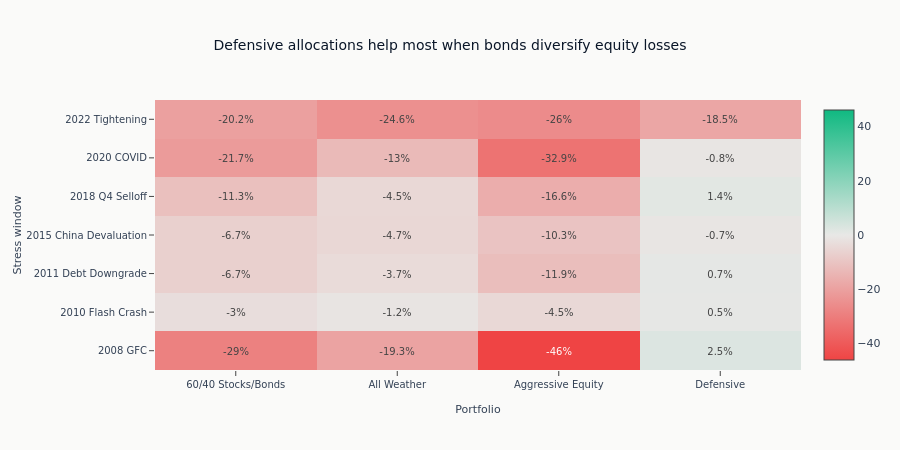

Here is the notebook cell this chart was saved with:
### Markdown cell above
Comparing allocations across the same crisis windows highlights the tradeoff between protection
and participation. Defensive mixes lose less in equity crashes, but they are not uniformly best
once the stress comes from rates instead of growth.

### Code cell
# Heatmap of stress performance
fig = go.Figure(
    data=go.Heatmap(
        z=pivot_return.select(portfolio_order).to_numpy(),
        x=portfolio_order,
        y=pivot_return["Period"].to_list(),
        colorscale=ml4t_diverging(),
        zmid=0,
        text=np.round(pivot_return.select(portfolio_order).to_numpy(), 1),
        texttemplate="%{text}%",
        textfont={"size": 10},
    )
)

fig.update_layout(
    title="Defensive allocations help most when bonds diversify equity losses",
    height=450,
    xaxis_title="Portfolio",
    yaxis_title="Stress window",
    margin={"l": 155},
)
fig.update_yaxes(
    tickmode="array",
    tickvals=list(STRESS_PLOT_LABELS),
    ticktext=list(STRESS_PLOT_LABELS.values()),
    automargin=True,
)
show_plotly_with_alt(
    fig,
    "A heatmap of allocation against crisis window, coloured by return, with the deepest losses concentrated in the equity-heavy allocations during the equity-led crises.",
)

### Figure 1 — Plotly figure (JSON) as saved in the notebook; plotly's stock layout.template omitted (floating-point values rounded to 4 significant figures)
{"data": [{"colorscale": [[0.0, "#ef4444"], [0.5, "#e8e8e6"], [1.0, "#10b981"]], "text": [[-29.0, -19.3, -46.0, 2.5], [-3.0, -1.2, -4.5, 0.5], [-6.7, -3.7, -11.9, 0.7], [-6.7, -4.7, -10.3, -0.7], [-11.3, -4.5, -16.6, 1.4], [-21.7, -13.0, -32.9, -0.8], [-20.2, -24.6, -26.0, -18.5]], "textfont": {"size": 10}, "texttemplate": "%{text}%", "type": "heatmap", "x": ["60/40 Stocks/Bonds", "All Weather", "Aggressive Equity", "Defensive"], "y": ["2008 GFC Selloff", "2010 Flash Crash and Next Session", "2011 US Debt Downgrade Selloff", "2015 China Devaluation Selloff", "2018 Q4 Selloff", "2020 COVID Peak-to-Trough", "2022 Tightening Jan-to-Oct Selloff"], "z": [[-29.03, -19.31, -46.03, 2.46], [-2.983, -1.161, -4.503, 0.4972], [-6.716, -3.714, -11.92, 0.6694], [-6.691, -4.711, -10.3, -0.7453], [-11.34, -4.523, -16.61, 1.378], [-21.72, -13.0, -32.86, -0.7588], [-20.19, -24.64, -25.98, -18.52]], "zmid": 0}], "layout": {"height": 450, "margin": {"l": 155}, "title": {"text": "Defensive allocations help most when bonds diversify equity losses"}, "xaxis": {"title": {"text": "Portfolio"}}, "yaxis": {"automargin": true, "tickmode": "array", "ticktext": ["2008 GFC", "2010 Flash Crash", "2011 Debt Downgrade", "2015 China Devaluation", "2018 Q4 Selloff", "2020 COVID", "2022 Tightening"], "tickvals": ["2008 GFC Selloff", "2010 Flash Crash and Next Session", "2011 US Debt Downgrade Selloff", "2015 China Devaluation Selloff", "2018 Q4 Selloff", "2020 COVID Peak-to-Trough", "2022 Tightening Jan-to-Oct Selloff"], "title": {"text": "Stress window"}}}}
